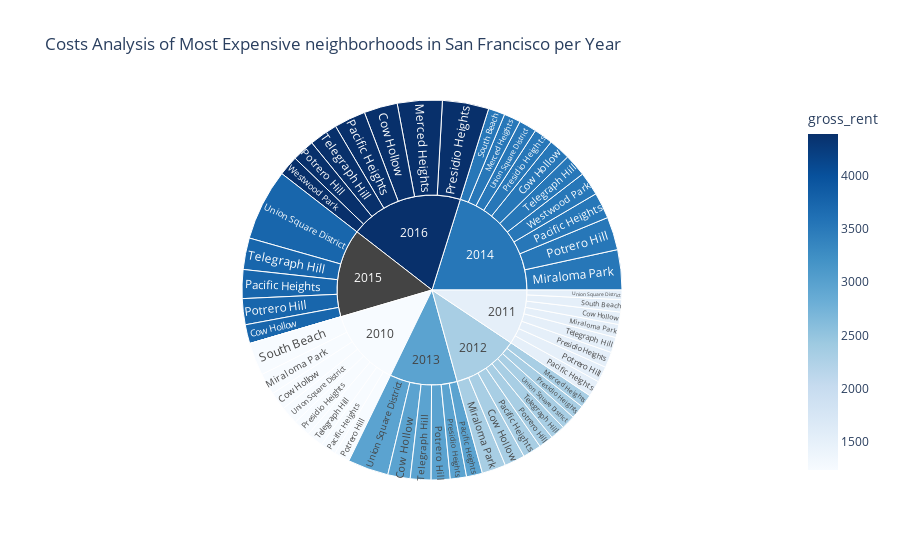

Notebook cell for this chart:
### Markdown cell above
### Create a sunburst chart to conduct a costs analysis of most expensive neighborhoods in San Francisco per year

### Code cell
# Sunburst Plot
# YOUR CODE HERE!
px.sunburst((top_10_expensive_neighborhood, color ='gross_rent')

### Figure 1 — Plotly figure (JSON) as saved in the notebook; plotly's stock layout.template omitted (floating-point values rounded to 4 significant figures)
{"data": [{"branchvalues": "total", "customdata": [[1239], [1530.0], [2324], [2971], [3528.0], [3739.0], [4390], [2324], [3528], [4390], [1239], [1530], [2324], [3528], [1239], [1530], [2324], [2971], [3528], [3739], [4390], [1239], [1530], [2324], [2971], [3528], [3739], [4390], [1239], [1530], [2324], [2971], [3528], [null], [4390], [1239], [1530], [3528], [1239], [1530], [2324.0], [2971], [3528.0], [3739], [4390], [1239], [1530], [2324], [2971], [3528], [3739.0], [3528.0], [4390], [1239.0], [1530], [2324.0], [2971.0], [3528.0], [null], [4390]], "domain": {"x": [0, 1], "y": [0, 1]}, "hovertemplate": "labels=%{label}<br>sale_price_sqr_foot=%{value}<br>parent=%{parent}<br>id=%{id}<br>gross_rent=%{color}<extra></extra>", "ids": ["2010/Cow Hollow", "2011/Cow Hollow", "2012/Cow Hollow", "2013/Cow Hollow", "2014/Cow Hollow", "2015/Cow Hollow", "2016/Cow Hollow", "2012/Merced Heights", "2014/Merced Heights", "2016/Merced Heights", "2010/Miraloma Park", "2011/Miraloma Park", "2012/Miraloma Park", "2014/Miraloma Park", "2010/Pacific Heights", "2011/Pacific Heights", "2012/Pacific Heights", "2013/Pacific Heights", "2014/Pacific Heights", "2015/Pacific Heights", "2016/Pacific Heights", "2010/Potrero Hill", "2011/Potrero Hill", "2012/Potrero Hill", "2013/Potrero Hill", "2014/Potrero Hill", "2015/Potrero Hill", "2016/Potrero Hill", "2010/Presidio Heights", "2011/Presidio Heights", "2012/Presidio Heights", "2013/Presidio Heights", "2014/Presidio Heights", "2015/Presidio Heights", "2016/Presidio Heights", "2010/South Beach", "2011/South Beach", "2014/South Beach", "2010/Telegraph Hill", "2011/Telegraph Hill", "2012/Telegraph Hill", "2013/Telegraph Hill", "2014/Telegraph Hill", "2015/Telegraph Hill", "2016/Telegraph Hill", "2010/Union Square District", "2011/Union Square District", "2012/Union Square District", "2013/Union Square District", "2014/Union Square District", "2015/Union Square District", "2014/Westwood Park", "2016/Westwood Park", "2010", "2011", "2012", "2013", "2014", "2015", "2016"], "labels": ["Cow Hollow", "Cow Hollow", "Cow Hollow", "Cow Hollow", "Cow Hollow", "Cow Hollow", "Cow Hollow", "Merced Heights", "Merced Heights", "Merced Heights", "Miraloma Park", "Miraloma Park", "Miraloma Park", "Miraloma Park", "Pacific Heights", "Pacific Heights", "Pacific Heights", "Pacific Heights", "Pacific Heights", "Pacific Heights", "Pacific Heights", "Potrero Hill", "Potrero Hill", "Potrero Hill", "Potrero Hill", "Potrero Hill", "Potrero Hill", "Potrero Hill", "Presidio Heights", "Presidio Heights", "Presidio Heights", "Presidio Heights", "Presidio Heights", "Presidio Heights", "Presidio Heights", "South Beach", "South Beach", "South Beach", "Telegraph Hill", "Telegraph Hill", "Telegraph Hill", "Telegraph Hill", "Telegraph Hill", "Telegraph Hill", "Telegraph Hill", "Union Square District", "Union Square District", "Union Square District", "Union Square District", "Union Square District", "Union Square District", "Westwood Park", "Westwood Park", "2010", "2011", "2012", "2013", "2014", "2015", "2016"], "marker": {"coloraxis": "coloraxis", "colors": [1239, 1530.0, 2324, 2971, 3528.0, 3739.0, 4390, 2324, 3528, 4390, 1239, 1530, 2324, 3528, 1239, 1530, 2324, 2971, 3528, 3739, 4390, 1239, 1530, 2324, 2971, 3528, 3739, 4390, 1239, 1530, 2324, 2971, 3528, null, 4390, 1239, 1530, 3528, 1239, 1530, 2324.0, 2971, 3528.0, 3739, 4390, 1239, 1530, 2324, 2971, 3528, 3739.0, 3528.0, 4390, 1239.0, 1530, 2324.0, 2971.0, 3528.0, null, 4390]}, "name": "", "parents": ["2010", "2011", "2012", "2013", "2014", "2015", "2016", "2012", "2014", "2016", "2010", "2011", "2012", "2014", "2010", "2011", "2012", "2013", "2014", "2015", "2016", "2010", "2011", "2012", "2013", "2014", "2015", "2016", "2010", "2011", "2012", "2013", "2014", "2015", "2016", "2010", "2011", "2014", "2010", "2011", "2012", "2013", "2014", "2015", "2016", "2010", "2011", "2012", "2013", "2014", "2015", "2014", "2016", "", "", "", "", "", "", ""], "type": "sunburst", "values": [569.4, 390.6, 644.8, 707.4, 691.9, 598.6, 1059.0, 421.1, 528.7, 1417.0, 680.6, 414.7, 756.2, 1268.0, 496.5, 509.0, 586.2, 503.9, 824.7, 910.2, 996.4, 491.5, 503.1, 466.6, 598.7, 1045.0, 821.3, 707.7, 549.4, 493.8, 426.6, 512.8, 603.5, 0, 1466.0, 1037.0, 388.6, 524.6, 524.8, 483.4, 465.8, 653.3, 708.2, 997.0, 903.0, 569.2, 302.1, 445.2, 1290.0, 558.3, 2259.0, 743.0, 631.2, 4918.0, 3485.0, 4213.0, 4267.0, 7496.0, 5586.0, 7180.0]}], "layout": {"autosize": true, "coloraxis": {"colorbar": {"title": {"text": "gross_rent"}}, "colorscale": [[0, "rgb(247,251,255)"], [0.125, "rgb(222,235,247)"], [0.25, "rgb(198,219,239)"], [0.375, "rgb(158,202,225)"], [0.5, "rgb(107,174,214)"], [0.625, "rgb(66,146,198)"], [0.75, "rgb(33,113,181)"], [0.875, "rgb(8,81,156)"], [1, "rgb(8,48,107)"]]}, "legend": {"tracegroupgap": 0}, "title": {"text": "Costs Analysis of Most Expensive neighborhoods in San Francisco per Year"}}}
